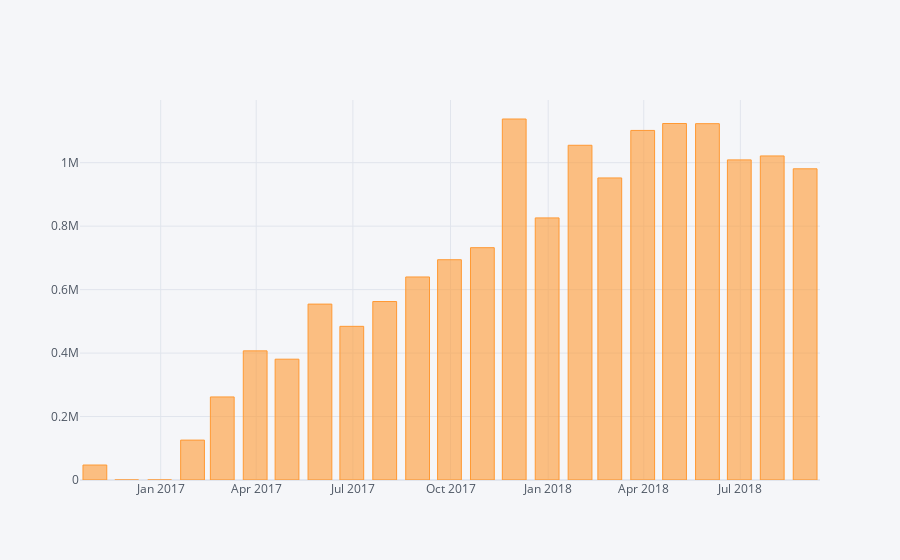

Notebook cell for this chart:
### Code cell
month_payment_df.iplot(kind="bar")

### Figure 1 — Plotly figure (JSON) as saved in the notebook; plotly's stock layout.template omitted (floating-point values rounded to 4 significant figures)
{"data": [{"marker": {"color": "rgba(255, 153, 51, 0.6)", "line": {"color": "rgba(255, 153, 51, 1.0)", "width": 1}}, "name": "payment_value", "orientation": "v", "text": "", "type": "bar", "x": ["2016-10-31", "2016-11-30", "2016-12-31", "2017-01-31", "2017-02-28", "2017-03-31", "2017-04-30", "2017-05-31", "2017-06-30", "2017-07-31", "2017-08-31", "2017-09-30", "2017-10-31", "2017-11-30", "2017-12-31", "2018-01-31", "2018-02-28", "2018-03-31", "2018-04-30", "2018-05-31", "2018-06-30", "2018-07-31", "2018-08-31"], "y": [47180.0, 0, 19.62, 125700.0, 261800.0, 407000.0, 380700.0, 554300.0, 484300.0, 562400.0, 639800.0, 694200.0, 732100.0, 1138000.0, 825900.0, 1055000.0, 951900.0, 1102000.0, 1123000.0, 1123000.0, 1009000.0, 1021000.0, 980700.0]}], "layout": {"legend": {"bgcolor": "#F5F6F9", "font": {"color": "#4D5663"}}, "paper_bgcolor": "#F5F6F9", "plot_bgcolor": "#F5F6F9", "title": {"font": {"color": "#4D5663"}}, "xaxis": {"gridcolor": "#E1E5ED", "showgrid": true, "tickfont": {"color": "#4D5663"}, "title": {"font": {"color": "#4D5663"}, "text": ""}, "zerolinecolor": "#E1E5ED"}, "yaxis": {"gridcolor": "#E1E5ED", "showgrid": true, "tickfont": {"color": "#4D5663"}, "title": {"font": {"color": "#4D5663"}, "text": ""}, "zerolinecolor": "#E1E5ED"}}}
